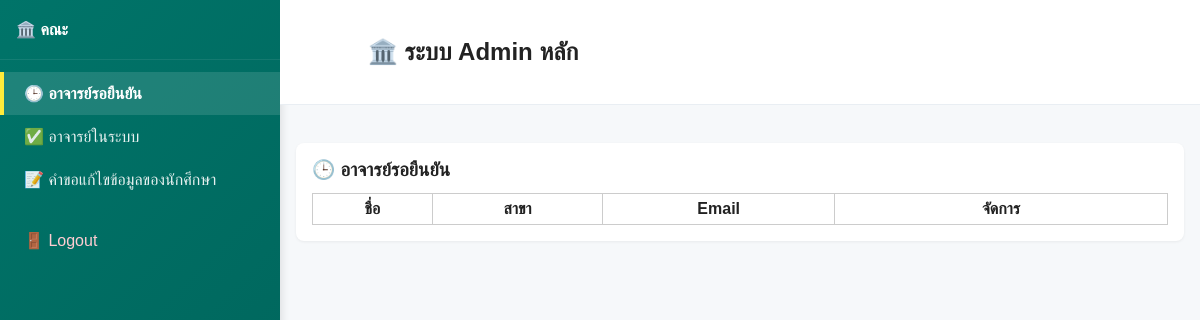
/faculty/faculty_dashboard.php (signed in), run on an earlier commit of the app's database.
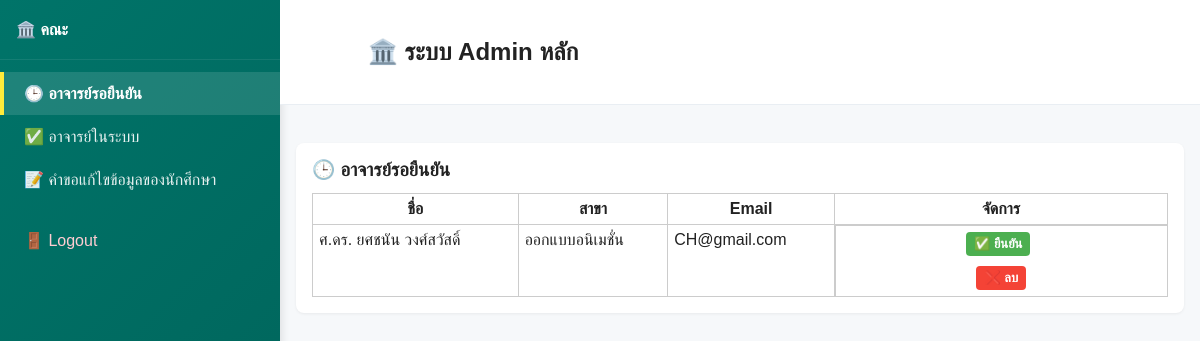
And on a later commit of the database.
### tables this page shows
CREATE TABLE `teachers` (
  `id` int(11) NOT NULL,
  `title` enum('ผศ.ดร.','รศ.ดร.','ศ.ดร.','อาจารย์') NOT NULL,
  `full_name` varchar(100) NOT NULL,
  `department` enum('ธุรกิจ','ออกแบบอนิเมชั่น','ออกแบบแอพ','ออกแบบเกม','นิเทศ') NOT NULL,
  `email` varchar(100) NOT NULL,
  `password_hash` varchar(255) NOT NULL,
  `status` enum('pending','approved') DEFAULT 'pending',
  `created_at` timestamp NOT NULL DEFAULT current_timestamp()
);

### faculty/faculty_dashboard.php (the view, shortened to what this page needs)
<?php
include("../config.php");
$pending = $conn->query("SELECT * FROM teachers WHERE status='pending'");
?>
<!DOCTYPE html>
<html>
<head>
<link rel="stylesheet" href="css/sidebar.css">
<link rel="stylesheet" href="css/faculty_dashboard.css">
</head>
<body>
<?php include('sidebar.php'); ?>
<div class="main-wrapper">
  <div class="header">
    <h2 id="page-title">🏛️ ระบบ Admin หลัก</h2>
  </div>
  <div class="content-area">
    <div class="container">
      <div id="pendingTeachers" class="card">
        <h3 class="section-header">🕒 อาจารย์รอยืนยัน</h3>
        <div style="overflow-x:auto;">
        <table>
        <tr>
          <th>ชื่อ</th><th>สาขา</th><th>Email</th><th>จัดการ</th>
        </tr>
        <?php while ($t = $pending->fetch_assoc()): ?>
        <tr>
          <td><?= $t['title']." ".$t['full_name'] ?></td>
          <td><?= $t['department'] ?></td>
          <td><?= $t['email'] ?></td>
          <td style="display:flex; flex-direction:column; justify-content:space-between; align-items:center;">
            <a href="?approve=<?= $t['id'] ?>" class="btn-manage btn-approve" style="margin-bottom:10px;" onclick="return confirm('ยืนยันอาจารย์คนนี้?')">✅ ยืนยัน</a>
            <a href="?delete=<?= $t['id'] ?>" class="btn-manage btn-delete" onclick="return confirm('ลบอาจารย์คนนี้?')">❌ ลบ</a>
          </td>
        </tr>
        <?php endwhile; ?>
        </table>
        </div>
      </div>
    </div>
  </div>
</div>
</body>
</html>

### faculty/sidebar.php (shortened to what this page needs)
<aside class="sidebar">
  <div class="sidebar-header">
    <h2>🏛️ คณะ</h2>
  </div>
  <nav class="sidebar-menu">
    <ul class="menu-list">
      <li class="menu-item active"><a href="#pendingTeachers" class="menu-link" onclick="showSection(event, 'pendingTeachers', 0)">🕒 อาจารย์รอยืนยัน</a></li>
      <li class="menu-item"><a href="#approvedTeachers" class="menu-link" onclick="showSection(event, 'approvedTeachers', 1)">✅ อาจารย์ในระบบ</a></li>
      <li class="menu-item"><a href="#studentRequests" class="menu-link" onclick="showSection(event, 'studentRequests', 2)">📝 คำขอแก้ไขข้อมูลของนักศึกษา</a></li>
      <li class="menu-item menu-logout"><a href="faculty_logout.php" class="menu-link">🚪 Logout</a></li>
    </ul>
  </nav>
</aside>

### faculty/css/sidebar.css (style rules this page uses)
body { display: flex; flex-direction: row; margin: 0; height: 100vh; overflow: hidden; }
.sidebar { width: 280px; background: linear-gradient(135deg, #007469 0%, #005f56 100%); color: #fff; padding: 0; box-shadow: 2px 0 8px rgba(0,0,0,0.1); overflow-y: auto; flex-shrink: 0; }
.sidebar-header { padding: 20px 16px; border-bottom: 1px solid rgba(255,255,255,0.08); }
.sidebar-header h2 { margin: 0; font-size: 16px; font-weight: 600; }
.sidebar-menu { padding: 12px 0; }
.menu-list { list-style: none; margin: 0; padding: 0; }
.menu-item { margin: 0; }
.menu-item a { display: block; padding: 12px 20px; color: rgba(255,255,255,0.9); text-decoration: none; transition: all 0.2s ease; border-left: 4px solid transparent; }
.menu-item.active a { background: rgba(255,255,255,0.12); color: #fff; border-left-color: #ffeb3b; font-weight: 600; }
.menu-logout a { margin-top: 18px; color: #ffcdd2; }
.main-wrapper { flex: 1; display: flex; flex-direction: column; overflow-y: auto; }
.header { background: #fff; padding: 18px; border-bottom: 1px solid #e9eef3; flex-shrink: 0; }
.content-area { flex: 1; overflow-y: auto; padding: 0; }
.container { max-width: 980px; margin: 22px auto; padding: 16px; box-sizing: border-box; }
.card { background: #fff; border-radius: 8px; padding: 16px; margin-bottom: 16px; box-shadow: 0 1px 3px rgba(0,0,0,0.06); }

### faculty/css/faculty_dashboard.css (style rules this page uses)
body { font-family:Arial,Helvetica,sans-serif; background:#f6f8fa; color:#222; margin:0 }
.header { background:#fff url('../image/teacher_dashboard-php.png') no-repeat 16px center;background-size:56px; padding:18px 18px 18px 88px; border-bottom:1px solid #e9eef3 }
.container { max-width:980px; margin:22px auto; padding:16px }
.card { background:#fff; border-radius:8px; box-shadow:0 1px 3px rgba(0,0,0,0.06); padding:16px; margin-bottom:16px }

### liff/css/default_page.css (style rules this page uses)
body { font-family:Arial,Helvetica,sans-serif; background:#f6f8fa; color:#222; margin:0 }
.header { background:#fff url('../image/teacher_dashboard-php.png') no-repeat 16px center;background-size:56px; padding:18px 18px 18px 88px; border-bottom:1px solid #e9eef3 }
.container { max-width:980px; margin:22px auto; padding:16px }
.card { background:#fff; border-radius:8px; box-shadow:0 1px 3px rgba(0,0,0,0.06); padding:16px; margin-bottom:16px }

### faculty/faculty_dashboard.php (style rules this page uses)
table { border-collapse: collapse; width: 100%; }
td, th { border: 1px solid #ccc; padding: 6px; vertical-align: top; }
.section-header { margin: 0 0 12px 0; }
.btn-manage { display: inline-block; padding: 4px 8px; border-radius: 4px; text-decoration: none; font-size: 13px; font-weight: 600; transition: background 0.2s; }
.btn-approve { background: #4caf50; color:#fff; }
.btn-delete { background: #f44336; color:#fff; }
th:nth-child(4), th:nth-child(5) { width: 320px; }
.btn-manage { margin-right: 6px; }
.btn-manage:last-child { margin-right: 0; }

What changed in the data, as far as the page shows it:
added teachers: title "ศ.ดร.", full_name "ยศชนัน วงศ์สวัสดิ์", department "ออกแบบอนิเมชั่น", email "CH@gmail.com"
